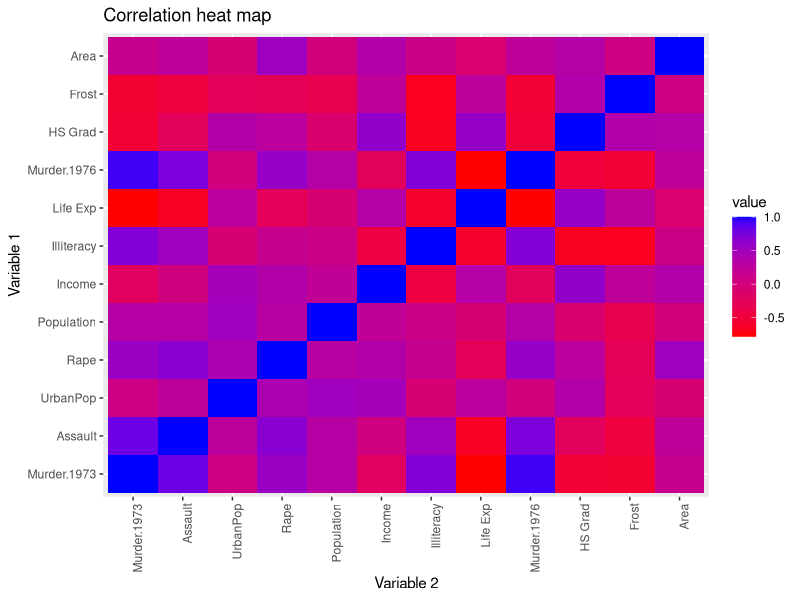
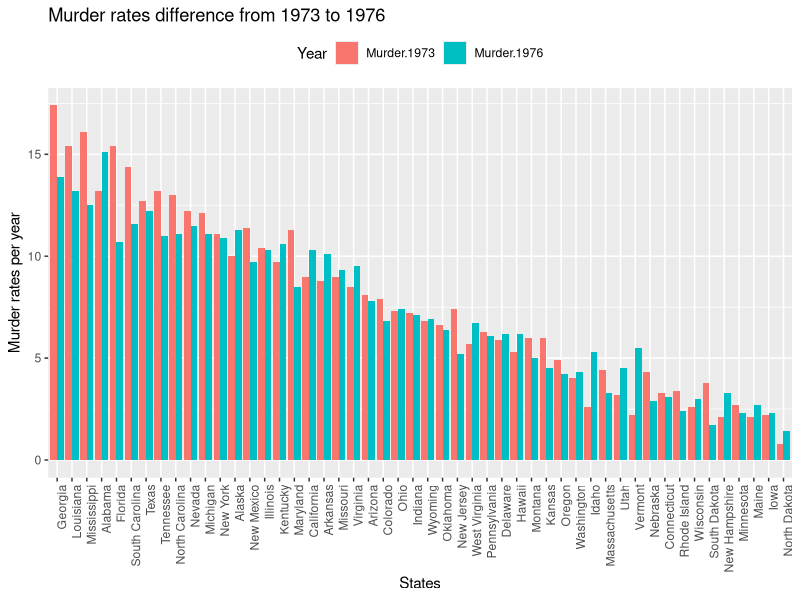
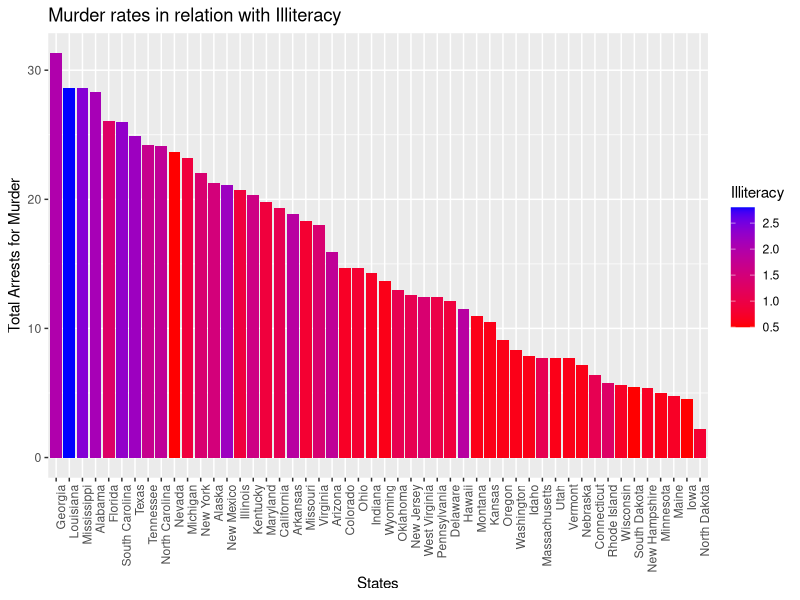
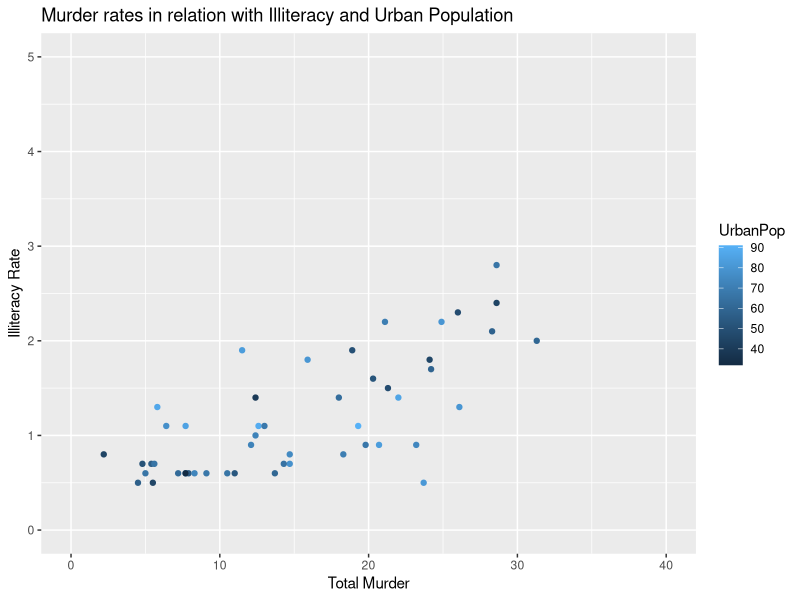
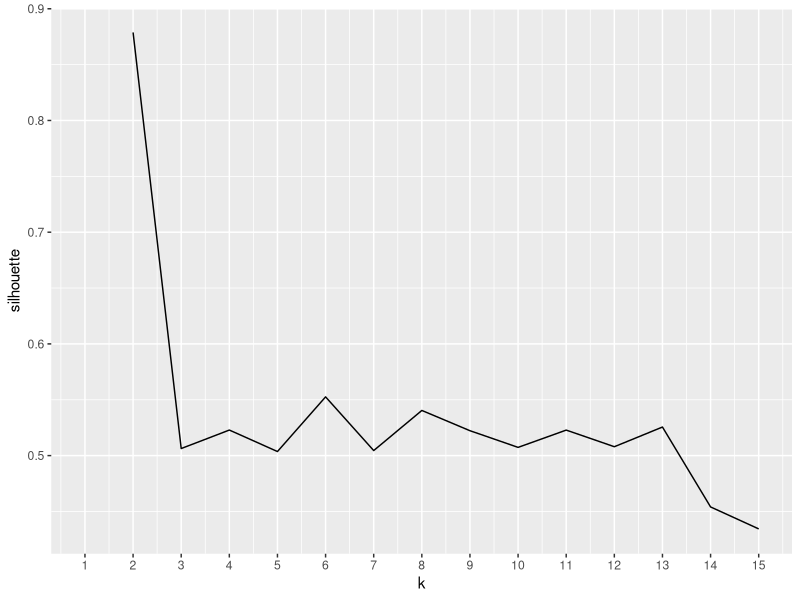

Source code (R) for these figures, in order: (Note: this script raises an error after producing the figures.)
## ---- chunk 1
knitr::opts_chunk$set(echo = TRUE)
## ---- chunk 2
library(dplyr)
library(tidyverse)
library(cluster)
library(GGally)
#part 1: find the data
state_info <- as.data.frame(state.x77)
crime <- USArrests


## ---- chunk 3
#joining the data
state_info <- rename(state_info, Murder.1976 = Murder)
glimpse(state_info)
crime <- rename(crime, Murder.1973 = Murder)
glimpse(crime)

crime <- crime %>% rownames_to_column(var = "State")
state_info <- state_info %>% rownames_to_column(var = "State") 
joined <- full_join(crime, state_info)
glimpse(joined)

## ---- chunk 4
#Summary Statistics
joined %>% summarize_all(mean)
joined %>% summarize_all(sd)
joined <- joined %>% mutate(Tot.Arrests.1973 = Murder.1973+Assault+Rape) %>% mutate(Arrests.percent = (Murder.1973+Assault+Rape)/Population*100) %>% mutate(tot.murder = Murder.1973+Murder.1976)

joined %>% summarize(mean(tot.murder))
top_murd <-joined %>% filter(tot.murder>mean(joined$tot.murder)) %>% arrange(desc(tot.murder))
glimpse(top_murd)

murd_rates<-joined %>% select(State, Murder.1973, Murder.1976) 
murd_rates1 <- murd_rates  %>% pivot_longer(cols=c("Murder.1973","Murder.1976"), names_to="Year", values_to="Murder")

increased <- murd_rates %>% filter((Murder.1976 - Murder.1973) > 0) %>% mutate(Perc.Increase = ((Murder.1976-Murder.1973)/Murder.1973)*100)

increased %>% arrange(desc(Perc.Increase))
murd_rates1 %>% group_by(State) %>% summarize(mean(Murder))


joined1 <- column_to_rownames(joined, var = "State") 
correl <- joined1 %>% select(-Tot.Arrests.1973, -Arrests.percent, -tot.murder) %>% cor()
head(correl)
## ---- chunk 5
library(reshape2)
#heatmap
melt.matrix <- melt(correl)
head(melt.matrix)

ggplot(data = melt.matrix, aes(x=Var1, y=Var2, fill=value)) + 
  geom_tile() +
  theme(axis.text.x = element_text(angle=90, hjust=1),legend.position="right") +
  labs( y = "Variable 1", x = "Variable 2", title ="Correlation heat map") +
  scale_fill_gradient(low="red", high="blue")
## ---- chunk 6
#Graph1
ggplot(murd_rates1, aes(x= reorder(State, -Murder), y= Murder, fill=Year)) +
  geom_bar(stat="identity", position=position_dodge()) +
  labs( y = "Murder rates per year", x = "States", title ="Murder rates difference from 1973 to 1976") +
  theme(axis.text.x = element_text(angle=90, hjust=1),legend.position="top")
## ---- chunk 7
#Graph2
ggplot(joined, aes(x = reorder(State, -tot.murder), fill = Illiteracy)) +  
  geom_bar(aes(y=tot.murder), stat="summary", fun.y="mean") +
  theme(axis.text.x = element_text(angle=90, hjust=1),legend.position="right") +
  labs( y = "Total Arrests for Murder", x = "States", title ="Murder rates in relation with Illiteracy") +
  scale_fill_gradient(low="red", high="blue")
## ---- chunk 8
#Graph3
ggplot(joined, x = tot.murder, y = Illiteracy) +
  geom_point( aes(x = tot.murder, y = Illiteracy, color=UrbanPop)) +
  labs( y = "Illiteracy Rate", x = "Total Murder", title ="Murder rates in relation with Illiteracy and Urban Population") +
  xlim(0,40)+ylim(0, 5)
## ---- chunk 9

silhouette<-vector()
for(i in 2:15){pamdat <- joined%>%select(-State)%>%pam(i)
silhouette[i] <- pamdat$silinfo$avg.width
}


ggplot()+geom_line(aes(x=1:15,y=silhouette))+scale_x_continuous(name="k",breaks=1:15)



pam1 <- joined%>%select(-State)%>%pam(2)
pam1
joined %>% mutate(cluster=as.factor(pam1$clustering)) %>% ggpairs(columns = 2:6, aes(color=cluster))


plot(pam1, which=2)
## ---- chunk 10

## ---- chunk 11

